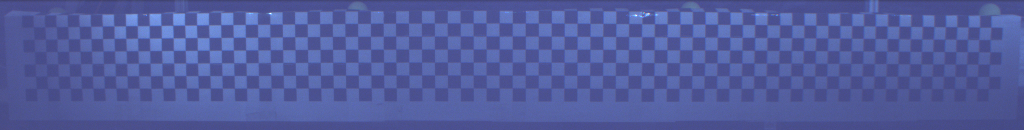
%> input picture chessboard/m-08272018115725-0.Bmp.bmp, 2048 x 260 px, given in place of 0.jpg, which was not available (shown at 1/2 size); the run also reads 2 pictures not shown here
$ octave stitch-top.m   (GNU Octave 9; MATLAB toolbox functions it lacks are replaced by stand-ins)
%> lines starting %> are read from the running program, lines starting %| are printed output that depends on the picture; pictures that were not available may be replaced by others from this repository, and a replacement may not be noted
im1=imread('0.jpg');
%> im1 is the input picture: size 260x2048x3 uint8; mean R, G, B 82.4, 93.2, 158.1
im2=imread('1.jpg');
x1 = [1276; 2503; 2384; 1157];
y1 = [2706; 2662; 91; 135];
x2 = [1276; 2503; 2384; 1188];
y2 = [2706; 2662; 91; 122];
T=maketform('projective',[x2 y2],[x1 y1]);
T.tdata.T
[im2t,xdataim2t,ydataim2t]=imtransform(im2,T);
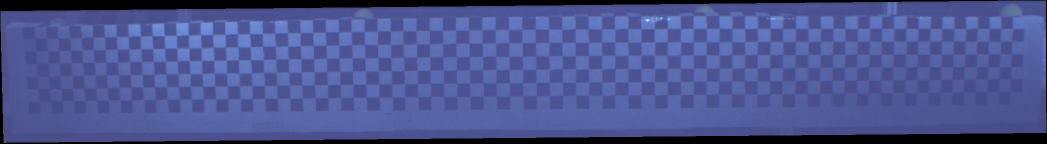
%> im2t: size 287x2094x3 uint8 (shown at 1/2 size); mean R, G, B 75.6, 85.4, 144.9
%> xdataim2t = [-53.44 2039.6]; ydataim2t = [2.09 288.1]
xdataout=[min(1,xdataim2t(1)) max(size(im1,2),xdataim2t(2))];
%> xdataout = [-53.44 2048]
ydataout=[min(1,ydataim2t(1)) max(size(im1,1),ydataim2t(2))];
%> ydataout = [1 288.1]
im2t=imtransform(im2,T,'XData',xdataout,'YData',ydataout);
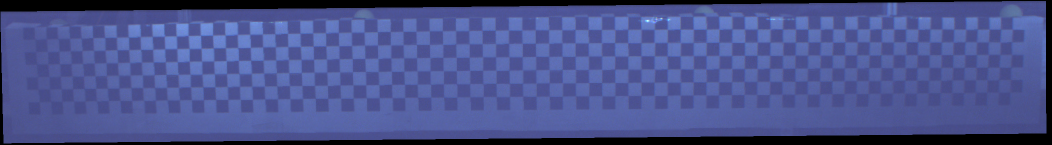
%> im2t: size 289x2103x3 uint8 (shown at 1/2 size); mean R, G, B 74.8, 84.5, 143.3
im1t=imtransform(im1,maketform('affine',eye(3)),'XData',xdataout,'YData',ydataout);
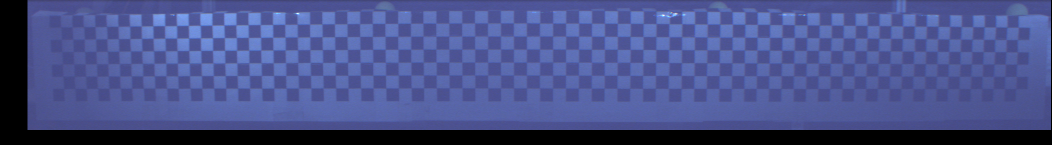
%> im1t: size 289x2103x3 uint8 (shown at 1/2 size); mean R, G, B 72.5, 82.2, 139.1
ims=max(im1t,im2t);
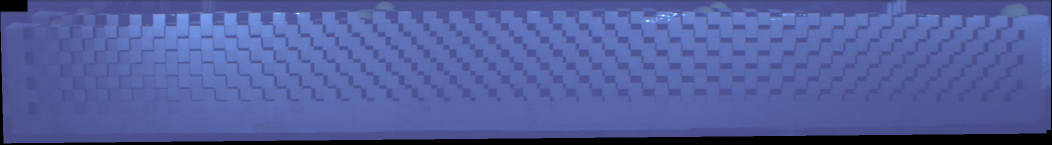
%> ims: size 289x2103x3 uint8 (shown at 1/2 size); mean R, G, B 82.2, 94.4, 157.3
imwrite(ims,'0+1.jpg');

im3=imread('0+1.jpg');
im4=imread('2.jpg');
info = imfinfo('2.jpg')
if info.Height < info.Width
    im4 = imrotate(im4, -90);
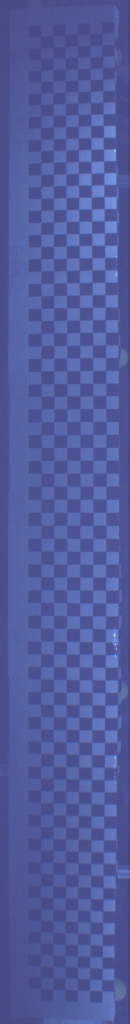
%> im4: size 2048x260x3 uint8 (shown at 1/2 size); mean R, G, B 81.7, 91.9, 156.4; mean of the top-left, top-right, bottom-left and bottom-right quarters 109, 112.7, 106.3, 112
end
x3 = [1330; 2557; 2439; 1211];
y3 = [2728; 2682; 112; 155];
x4 = [1389; 2601; 2577; 1342];
y4 = [4750; 4723; 2094; 2119];
T2=maketform('projective',[x4 y4],[x3 y3]);
T2.tdata.T
[im4t,xdataim4t,ydataim4t]=imtransform(im4,T2);
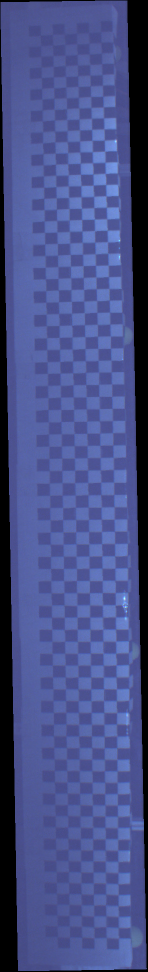
%> im4t: size 1943x295x3 uint8 (shown at 1/2 size); mean R, G, B 71.3, 80.6, 136.6
%> xdataim4t = [-160.2 133.8]; ydataim4t = [-1834.5 107.5]
xdataout_1=[min(1,xdataim4t(1)) max(size(im3,2),xdataim4t(2))];
%> xdataout_1 = [-160.2 2103]
ydataout_1=[min(1,ydataim4t(1)) max(size(im3,1),ydataim4t(2))];
%> ydataout_1 = [-1834.5 289]
im4t=imtransform(im4,T2,'XData',xdataout_1,'YData',ydataout_1);
im3t=imtransform(im3,maketform('affine',eye(3)),'XData',xdataout_1,'YData',ydataout_1);
ims_1=max(im3t,im4t);
imwrite(ims_1,'0+1+2.jpg');

%> (the run ends here)
